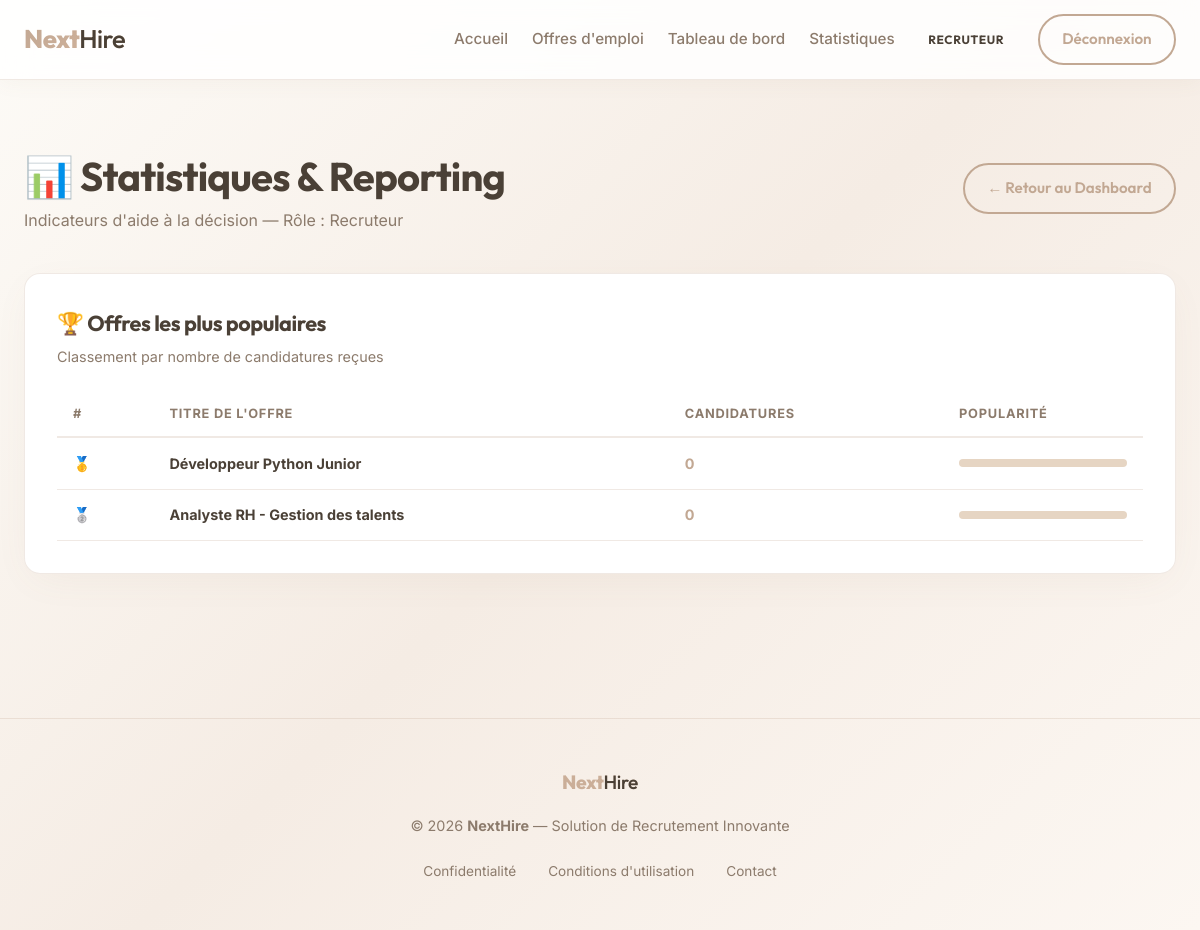
The app's page /statistiques (signed in) with its own data.
### tables this page shows
CREATE TABLE offres (
    id              INTEGER PRIMARY KEY AUTOINCREMENT,
    titre           TEXT NOT NULL,
    description     TEXT NOT NULL,
    localisation    TEXT,           -- Ex: "Paris", "Casablanca", "Télétravail"
    type_contrat    TEXT,           -- Ex: "CDI", "CDD", "Stage", "Alternance"
    salaire         TEXT,           -- Ex: "30 000 - 35 000 MAD/an"
    statut          TEXT DEFAULT 'Ouverte', -- 'Ouverte' ou 'Fermée'
    recruteur_id    INTEGER NOT NULL,
    date_creation   TEXT DEFAULT (datetime('now')),
    FOREIGN KEY(recruteur_id) REFERENCES utilisateurs(id)
);

### app.py (the view, shortened to what this page needs)
@app.route('/statistiques')
def statistiques():
    if 'utilisateur_id' not in session:
        return redirect(url_for('connexion'))
    if session.get('role') not in ('Recruteur', 'RH', 'Admin'):
        flash("Accès réservé au personnel RH et Recrutement.", "danger")
        return redirect(url_for('tableau_de_bord'))
    conn = get_db_connection()
    role = session.get('role')
    uid = session['utilisateur_id']
    stats = {}  # type: dict[str, object]
    if role == 'Recruteur':
        stats['par_statut'] = conn.execute(
            '''SELECT candidatures.statut, COUNT(*) as nb
               FROM candidatures
               JOIN offres ON candidatures.offre_id = offres.id
               WHERE offres.recruteur_id = ?
               GROUP BY candidatures.statut''',
            (uid,)
        ).fetchall()
        stats['par_offre'] = conn.execute(
            '''SELECT offres.titre, COUNT(candidatures.id) as nb
               FROM offres
               LEFT JOIN candidatures ON offres.id = candidatures.offre_id
               WHERE offres.recruteur_id = ?
               GROUP BY offres.id, offres.titre
               ORDER BY nb DESC''',
            (uid,)
        ).fetchall()
    conn.close()
    return render_template('statistiques.html', stats=stats, role=role)

### app.py (called while the page is built)
def get_db_connection():
    conn = sqlite3.connect('recrutement_simple.db')
    conn.row_factory = sqlite3.Row
    return conn

### app/templates/statistiques.html (shortened to what this page needs)
{% extends "base.html" %}
{% block content %}
<div style="padding:3rem 0;">
    <div style="display:flex; justify-content:space-between; align-items:center; flex-wrap:wrap; gap:1rem; margin-bottom:2.5rem;">
        <div>
            <h1 style="font-size:2.5rem; color:var(--text-main);">📊 Statistiques & Reporting</h1>
            <p style="color:var(--text-muted);">Indicateurs d'aide à la décision — Rôle : {{ role }}</p>
        </div>
        <a href="{{ url_for('tableau_de_bord') }}" class="btn btn-outline">← Retour au Dashboard</a>
    </div>
    {% if stats.par_offre %}
    <div class="content-panel" style="margin-bottom:2rem;">
        <h3>🏆 Offres les plus populaires</h3>
        <p style="color:var(--text-muted); font-size:0.9rem; margin-bottom:1.5rem;">
            Classement par nombre de candidatures reçues
        </p>
        <div class="table-wrapper" style="overflow-x:auto;">
            <table class="data-table">
                <thead>
                    <tr>
                        <th>#</th>
                        <th>Titre de l'offre</th>
                        <th>Candidatures</th>
                        <th>Popularité</th>
                    </tr>
                </thead>
                <tbody>
                {% set max_nb = stats.par_offre[0].nb if stats.par_offre else 1 %}
                {% for offre in stats.par_offre %}
                    {% set idx = loop.index %}
                    {% set pct_offre = ((offre.nb / (max_nb if max_nb > 0 else 1)) * 100) | round(0) | int %}
                    <tr>
                        <td style="font-weight:700; color:var(--text-muted);">
                            {% if loop.index == 1 %}🥇{% elif loop.index == 2 %}🥈{% elif loop.index == 3 %}🥉{% else %}{{ loop.index }}{% endif %}
                        </td>
                        <td><strong>{{ offre.titre }}</strong></td>
                        <td style="font-weight:700; color:var(--primary);">{{ offre.nb }}</td>
                        <td style="width:200px;">
                            <div style="height:8px; background:var(--secondary); border-radius:99px; overflow:hidden;">
                            </div>
                        </td>
                    </tr>
                {% endfor %}
                </tbody>
            </table>
        </div>
    </div>
    {% endif %}
</div>
{% endblock %}

### app/static/css/style.css (style rules this page uses)
:root { --primary: #c2a893; --primary-dark: #a88d75; --secondary: #e6d5c3; --accent: #d4b59e; --bg-body: #fdfbf7; --bg-card: rgba(255, 255, 255, 0.97); --bg-input: #f8f4f0; --text-main: #4a4036; --text-muted: #8c7b6c; --text-light: #ffffff; --border-radius-sm: 8px; --border-radius-md: 16px; --border-radius-lg: 24px; --border-light: rgba(194, 168, 147, 0.25); --shadow-soft: 0 10px 40px -10px rgba(139, 115, 85, 0.08); --shadow-hover: 0 20px 50px -10px rgba(194, 168, 147, 0.25); --gradient-primary: linear-gradient(135deg, #c2a893 0%, #d4b59e 100%); --gradient-bg: linear-gradient(135deg, #fdfbf7 0%, #f5ece4 50%, #fcf7f2 100%); --shadow-premium: 0 25px 50px -12px rgba(139, 115, 85, 0.15); --glass-bg: rgba(255, 255, 255, 0.7); --glass-border: rgba(255, 255, 255, 0.4); --transition: all 0.5s cubic-bezier(0.23, 1, 0.32, 1); }
* { margin: 0; padding: 0; box-sizing: border-box; }
body { font-family: 'Inter', sans-serif; background: var(--gradient-bg); background-attachment: fixed; color: var(--text-main); line-height: 1.6; display: flex; flex-direction: column; min-height: 100vh; -webkit-font-smoothing: antialiased; }
h1, h2, h3, h4, h5, h6, .logo { font-family: 'Outfit', sans-serif; letter-spacing: -0.02em; }
.btn { display: inline-flex; align-items: center; justify-content: center; padding: 0.7rem 1.4rem; border-radius: 50px; text-decoration: none; font-weight: 600; font-family: 'Outfit', sans-serif; cursor: pointer; transition: var(--transition); border: none; font-size: 0.95rem; gap: 0.4rem; white-space: nowrap; }
.btn-outline { background: transparent; border: 2px solid var(--primary); color: var(--primary) !important; }
.content-panel { background: var(--bg-card); padding: 2rem; border-radius: var(--border-radius-md); box-shadow: var(--shadow-soft); border: 1px solid var(--border-light); }
.content-panel h3 { font-size: 1.35rem; color: var(--text-main); margin-bottom: 0.25rem; }
.table-wrapper { overflow-x: auto; }
.data-table { width: 100%; border-collapse: collapse; font-size: 0.9rem; }
.data-table thead tr { border-bottom: 2px solid var(--border-light); }
.data-table thead th { padding: 0.75rem 1rem; text-align: left; font-size: 0.8rem; font-weight: 700; text-transform: uppercase; letter-spacing: 0.06em; color: var(--text-muted); }
.data-table tbody tr { border-bottom: 1px solid var(--border-light); transition: var(--transition); }
.data-table tbody td { padding: 0.85rem 1rem; vertical-align: middle; }

### records on screen
offres: titre "Développeur Python Junior", nb "0"
offres: titre "Analyste RH - Gestion des talents", nb "0"

### other values on screen
{{ session.get('role') }} "RECRUTEUR"
{{ role }} "Recruteur"
